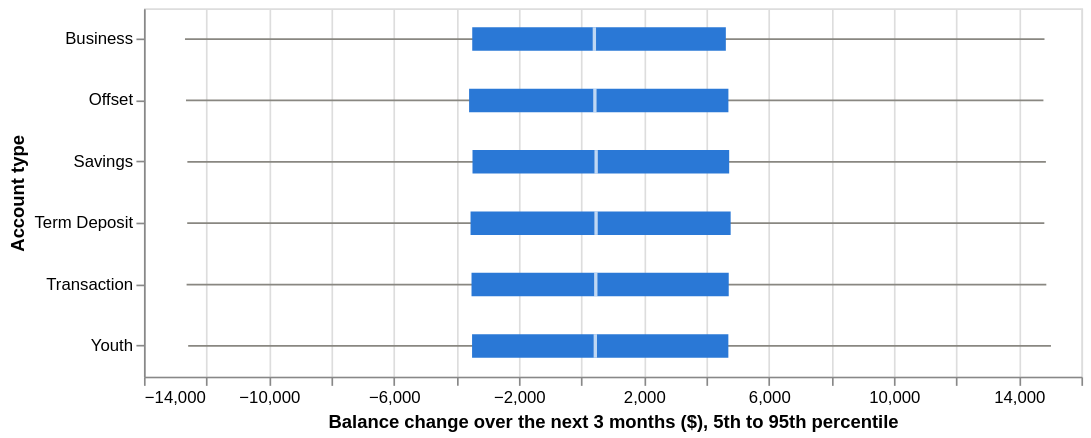

The notebook cell saved with this chart:
### Code cell
quantiles = (by_type.groupby("account_type")["future_change"]
             .quantile([0.05, 0.25, 0.5, 0.75, 0.95]).unstack().reset_index())
quantiles.columns = ["account_type", "p05", "p25", "p50", "p75", "p95"]
base = alt.Chart(quantiles).encode(y=alt.Y("account_type:N", title="Account type"))
(base.mark_rule(color="#898781").encode(x=alt.X("p05:Q", title=f"Balance change over the next {HORIZON} months ($), 5th to 95th percentile"), x2="p95:Q")
 + base.mark_bar(color="#2a78d6", height=14).encode(x="p25:Q", x2="p75:Q")
 + base.mark_tick(color="white", thickness=2, size=14).encode(x="p50:Q")
).properties(width=560, height=220)

### Figure 1 — Vega-Lite specification as saved in the notebook (floating-point values rounded to 4 significant figures)
{"config": {"view": {"continuousWidth": 300, "continuousHeight": 300}}, "layer": [{"mark": {"type": "rule", "color": "#898781"}, "encoding": {"x": {"field": "p05", "title": "Balance change over the next 3 months ($), 5th to 95th percentile", "type": "quantitative"}, "x2": {"field": "p95"}, "y": {"field": "account_type", "title": "Account type", "type": "nominal"}}}, {"mark": {"type": "bar", "color": "#2a78d6", "height": 14}, "encoding": {"x": {"field": "p25", "type": "quantitative"}, "x2": {"field": "p75"}, "y": {"field": "account_type", "title": "Account type", "type": "nominal"}}}, {"mark": {"type": "tick", "color": "white", "size": 14, "thickness": 2}, "encoding": {"x": {"field": "p50", "type": "quantitative"}, "y": {"field": "account_type", "title": "Account type", "type": "nominal"}}}], "data": {"name": "data-a3dd310658e485f44241138a24c2be76"}, "height": 220, "width": 560, "$schema": "https://vega.github.io/schema/vega-lite/v5.20.1.json", "datasets": {"data-a3dd310658e485f44241138a24c2be76": [{"account_type": "Business", "p05": -12690.0, "p25": -3495.0, "p50": 413.7, "p75": 4621.0, "p95": 14820.0}, {"account_type": "Offset", "p05": -12660.0, "p25": -3595.0, "p50": 430.6, "p75": 4703.0, "p95": 14780.0}, {"account_type": "Savings", "p05": -12610.0, "p25": -3486.0, "p50": 470.7, "p75": 4728.0, "p95": 14860.0}, {"account_type": "Term Deposit", "p05": -12620.0, "p25": -3549.0, "p50": 468.2, "p75": 4776.0, "p95": 14810.0}, {"account_type": "Transaction", "p05": -12640.0, "p25": -3518.0, "p50": 459.5, "p75": 4714.0, "p95": 14880.0}, {"account_type": "Youth", "p05": -12580.0, "p25": -3500.0, "p50": 444.0, "p75": 4702.0, "p95": 15030.0}]}}
